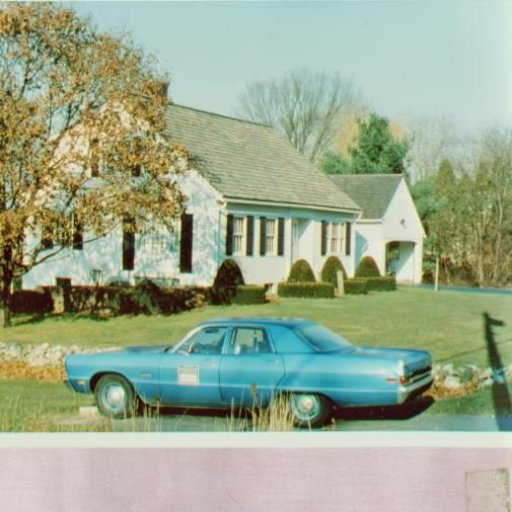
%> input picture image.jpg, 512 x 512 px
$ octave embed_app.m   (GNU Octave 9; MATLAB toolbox functions it lacks are replaced by stand-ins)
%> lines starting %> are read from the running program, lines starting %| are printed output that depends on the picture
%> the answer given: image.jpg
%> the answer given: img.bmp
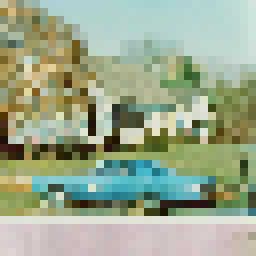
%> input picture img.bmp, 32 x 32 px (shown 8 times larger)
### embed.m
function y = embed(x, watermark, key)
%> called with key = 394
% watermarking algorithm using Discrete Cosine Transform
% ARGUMENTS
%           x: Original image to be watermarked
%           watermark: Watermark image
%           key: Key (any positve integer) for PN sequence generator
% RETURNS
%           y: Watermarked image

% Convert image to YCbCr color space
x_YCbCr = rgb2ycbcr(x);
%> x_YCbCr: size 512x512x3 double; mean of channels 1, 2, 3 0.608, 0.465, 0.486

% Extract idividual channels
Y = x_YCbCr(:,:,1);
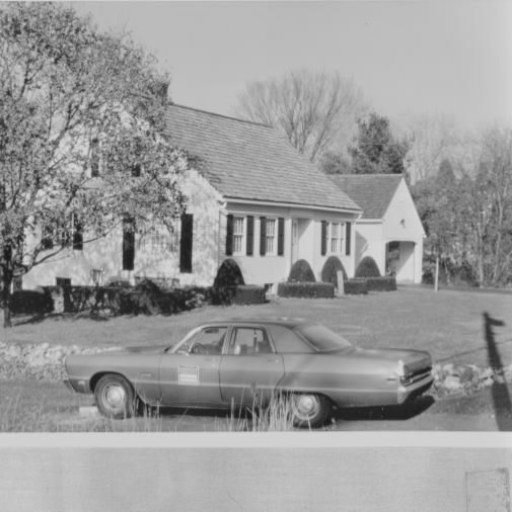
%> Y: size 512x512 double; min 0.0907, max 0.872, mean 0.608
Cb = x_YCbCr(:,:,2);
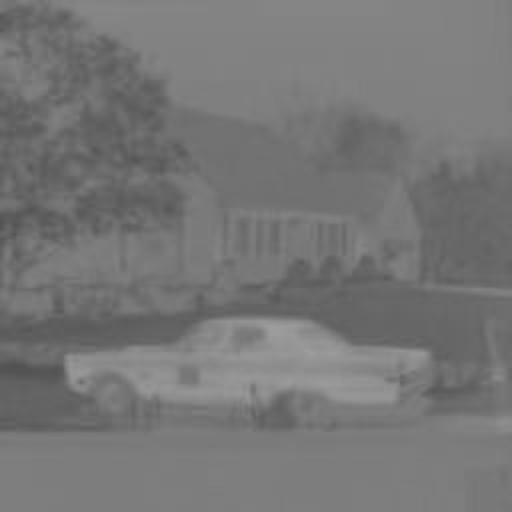
%> Cb: size 512x512 double; min 0.319, max 0.619, mean 0.465
Cr = x_YCbCr(:,:,3);
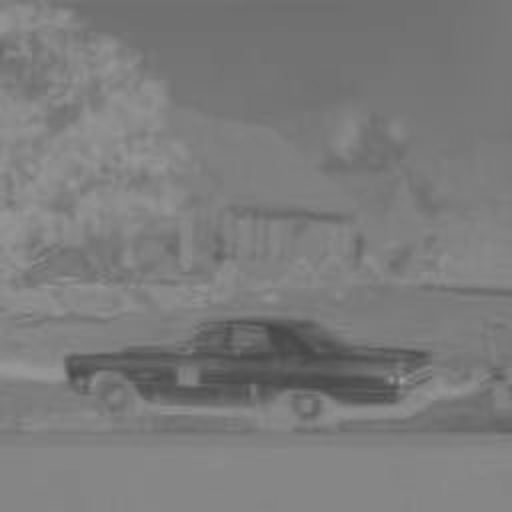
%> Cr: size 512x512 double; min 0.272, max 0.629, mean 0.486

% Generate PN sequence for permutation
rng(key);
PN = randi([0 1],size(Y,1));

% Permutation
I = zeros(size(Y));
for i = 1:size(Y,1)
    for j = 1:size(Y,2)
        if PN(i,j) == 1
            I(i,j) = PN(i,j)*Y(i,j) + imcomplement(PN(i,j))*Y(j,i);
        else
            I(i,j) = Y(i,j);
        end
    end
end


% Resize the watermark while maintaining the aspect ratio
targetSize = [32, 32];
watermark = imresize(watermark, targetSize);

% Resize the watermark, convert it to binary and finally, reshape to a vector
%if size(watermark) ~= [32, 32]
    %watermark = imresize(watermark, [32, 32]);
%end
watermark = imbinarize(watermark);
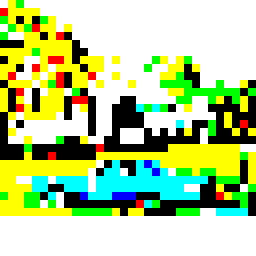
%> watermark: size 32x32x3 logical (shown 8 times larger); mean R, G, B 0.7, 0.803, 0.558
W_vec = reshape(watermark, 1, numel(watermark));
%> W_vec = 3072 logical values, 2110 true

% Transform Y-channel to 8x8 blocks and apply DCT
r = 1;
c = 1;
b_size = 8;
num_blocks = size(Y,1)*b_size;
%> num_blocks = 4096
for k = 1:num_blocks
    blocks{k} = dct2(I(c:c+b_size-1, r:r+b_size-1));
    % Update blocks
    if r + b_size >= size(Y, 2)
        r = 1;
        c = c + b_size;
    else
        r = r + b_size;
    end
end
%> after the loop, blocks = 4096 items; c = 513; r = 1

% Select a 1024-element random blocks to embed the watermark
rng(key);
n = randperm(numel(blocks),numel(W_vec));

% Embedding stage
alpha = 0.1;
for k = 1 : numel(watermark)
    if W_vec(k) == 0
        blocks{n(k)}(4,2) = blocks{n(k)}(4,2) - alpha;
    else
        blocks{n(k)}(4,2) = blocks{n(k)}(4,2) + alpha;
    end
end

% Combine the blocks back to original dimensions and apply IDCT
r = 1;
c = 1;
for k = 1 : numel(blocks)
    Y_watermarked(c:c+b_size-1, r:r+b_size-1) = idct2(blocks{k});

    % Update blocks
    if r + b_size >= size(Y, 2)
        r = 1;
        c = c + b_size;
    else
        r = r + b_size;
    end
end
%> this loop made 4096 passes
%> r on passes 1 to 12: 9, 17, 25, 33, 41, 49, 57, 65, 73, 81, 89, 97
%> after the loop, r = 1

% Remove permutation
I = zeros(size(Y));
for i = 1:size(Y,1)
    for j = 1:size(Y,2)
        if PN(i,j) == 1
            I(i,j) = PN(i,j)*Y(i,j) + imcomplement(PN(i,j))*Y_watermarked(i,j);
        else
            I(i,j) = Y_watermarked(i,j);
        end
    end
end

% Combine the channels and convert back to RGB map
y = cat(3, I, Cb, Cr);
%> y: size 512x512x3 double; mean of channels 1, 2, 3 0.608, 0.465, 0.486
y = ycbcr2rgb(y);

end

### embed_app.m
clc, clearvars, close all

% Input parameters
% Let user choose image from which to extract watermark
[filename, filepath] = uigetfile('*.*', 'Select the cover image');
    path = fullfile(filepath, filename);
    img = im2double(imread(path));
    %img = im2uint8(img);

[filename, filepath] = uigetfile('*.*', 'Select the watermark image');
    path = fullfile(filepath, filename);
    watermark = im2double(imread(path));
    %watermark = im2uint8(watermark);

key = 394;

% Watermark embedding and extraction
y = embed(img, watermark, key);

% Evaluation metrics
MSE = immse(y, img);
%> MSE = 7.94e-05
PSNR = psnr(y, img);
%> PSNR = 41
SSIM = ssim(y, img);
%> SSIM = 0.989

% Convert images to grayscale if necessary
if size(y, 3) > 1
    M = rgb2gray(y);
end

if size(img, 3) > 1
    N = rgb2gray(img);
end

% Calculate cross-correlation
CC = corr2(M, N);
%> CC = 0.999

% Display original image and watermarked image
figure;
sgtitle('Watermark Embedding')
subplot(1,3,1), imshow(img), title('Original image')
subplot(1,3,2), imshow(watermark,[]), title('Watermark')
subplot(1,3,3), imshow(y), title({'Watermarked image', ...
                                  ['MSE: ', num2str(MSE, '%.10f')],...
                                  ['PSNR: ', num2str(PSNR, '%.10f'), ' dB'],...
                                  ['SSI: ', num2str(SSIM,'%.10f')],...
                                  ['CC: ', num2str(CC,'%.10f')]})


% Download watermarked image
imwrite(y, 'watermarked_image.jpg');
